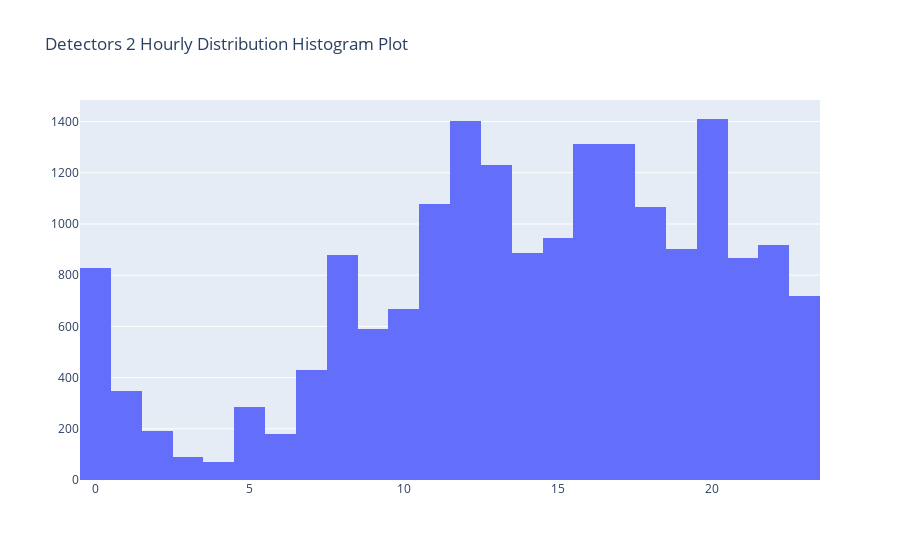

The cell this chart's notebook holds for it:
### Code cell
# defining data in interactive plots
trace1= go.Histogram(x=Detector_2['Hour'], nbinsx=24)
data = [trace1]
# defining layout
layout = go.Layout(title="Detectors 2 Hourly Distribution Histogram Plot")
# defining figure and plotting
fig = go.Figure(data = data,layout = layout)
iplot(fig)

### Figure 1 — Plotly figure (JSON) as saved in the notebook; plotly's stock layout.template omitted (floating-point values rounded to 4 significant figures; data arrays with more than 128 entries replaced by an {"elided": "..."} marker saying what was removed)
{"data": [{"nbinsx": 24, "type": "histogram", "x": {"elided": "18612 int values"}}], "layout": {"title": {"text": "Detectors 2 Hourly Distribution Histogram Plot"}}}
